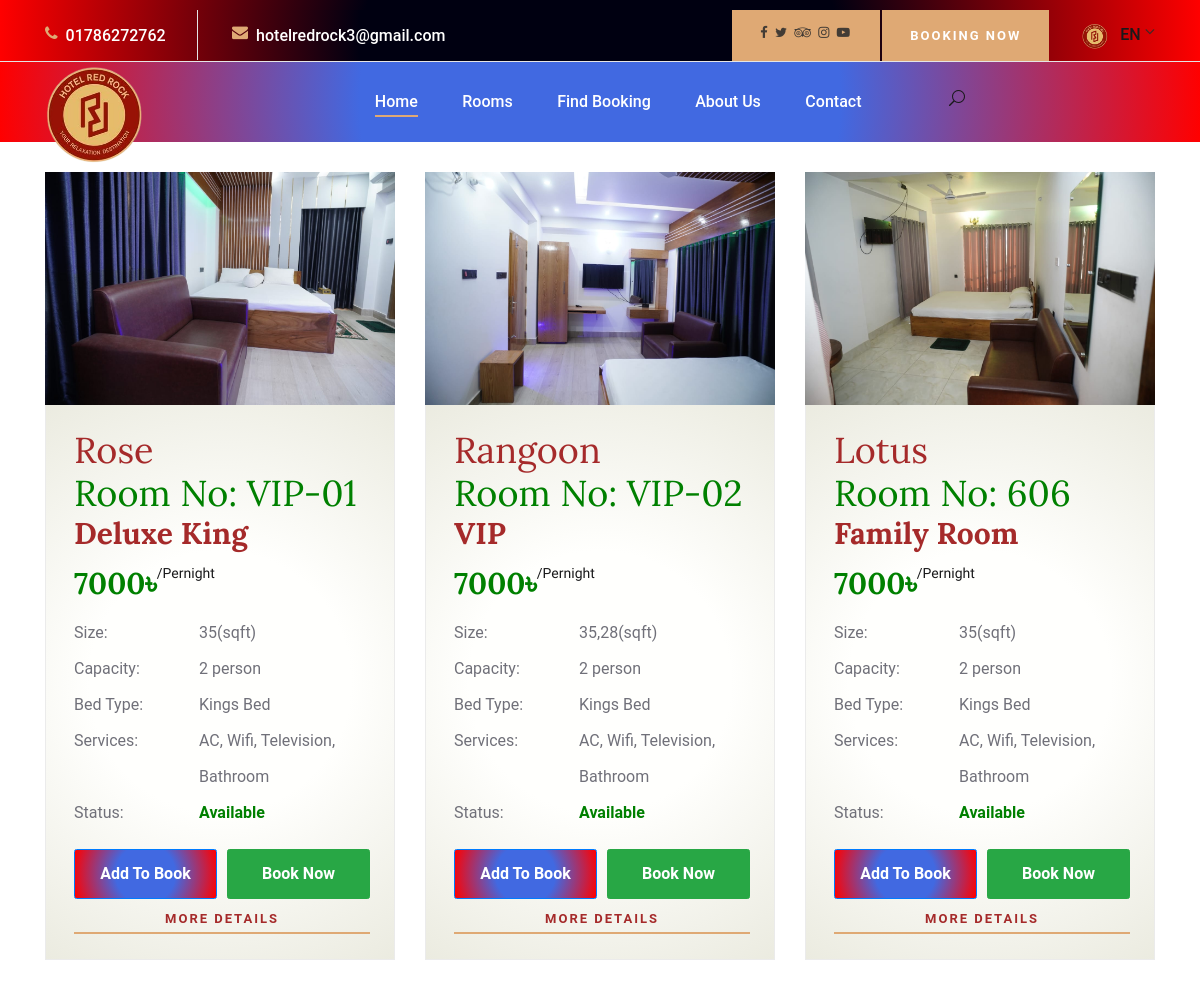
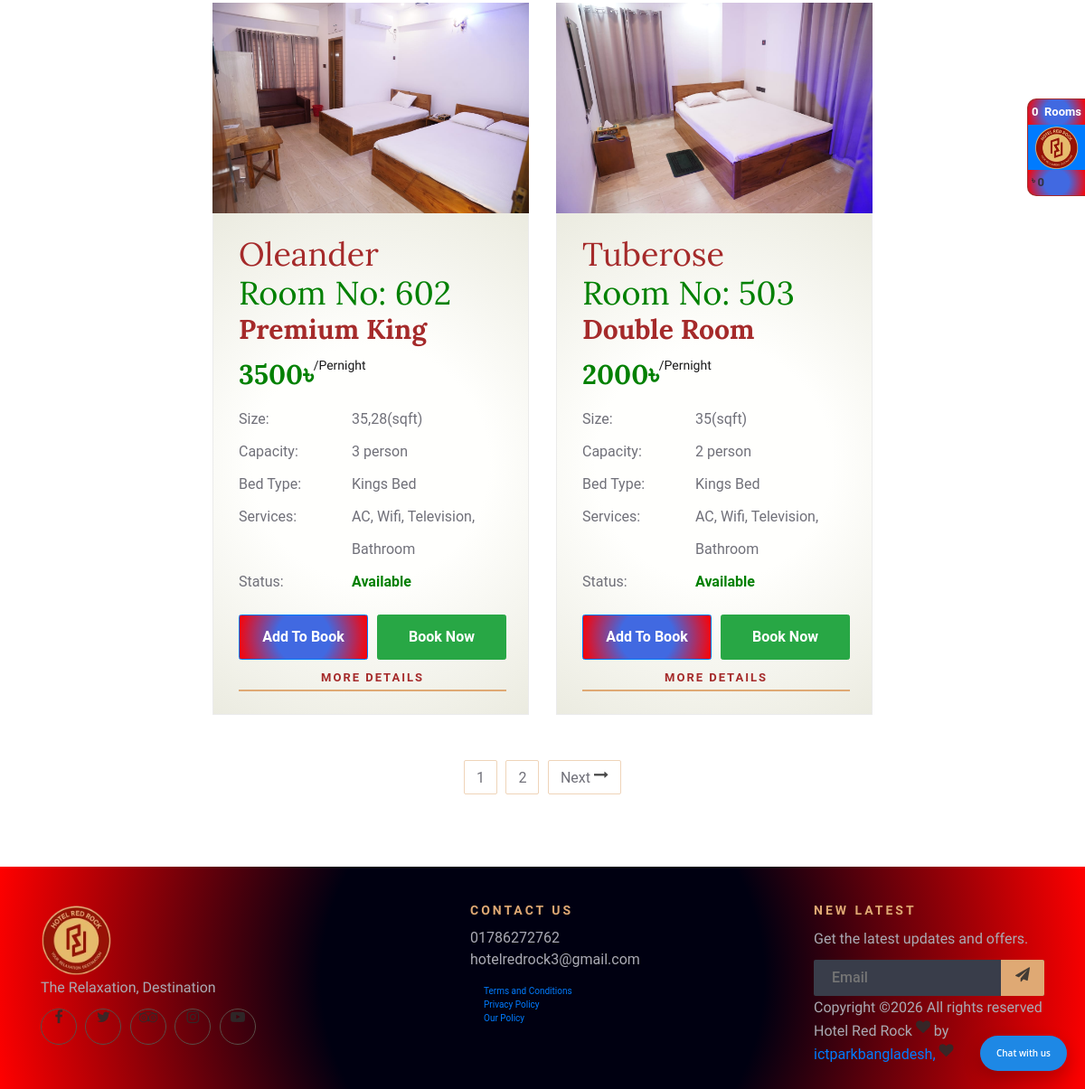
/rooms/, run on the app's committed database (2 pictures, top to bottom).
### rooms/models.py (models this page shows, shortened)
class Room(models.Model):
    serial=models.IntegerField(default=0)
    name=models.CharField(max_length=100,unique=True)
    name_eng=models.CharField(max_length=100,unique=True)
    room_no=models.CharField(max_length=100,unique=True)
    room_type=models.ForeignKey(RoomType,blank=True,null=True,on_delete=models.SET_NULL)
    bed_type=models.ForeignKey(BedType,blank=True,null=True,on_delete=models.SET_NULL)
    status=models.CharField(max_length=100,blank=True,null=True)
    price=models.CharField(max_length=10,blank=True,null=True)
    person_occupancy=models.CharField(max_length=10,blank=True,null=True)
    number_of_beds=models.CharField(max_length=10,blank=True,null=True)
    size=models.CharField(max_length=10,blank=True,null=True)
    services=models.CharField(max_length=500,blank=True,null=True)
    description=RichTextField(blank=True,null=True)
    comment=models.ManyToManyField(Comment,blank=True,null=True)
    main_image=models.FileField(upload_to='media/room_images',blank=True,null=True,)
    second_image=models.FileField(upload_to='media/room_images',blank=True,null=True,)
    is_available=models.BooleanField(default=False)
    class Meta:
        ordering = ['serial']

class RoomType(models.Model):
    serial=models.IntegerField(default=0)
    name=models.CharField(max_length=100,unique=True)
    name_eng=models.CharField(max_length=100,unique=True)
    description=RichTextField(blank=True,null=True)
    occupancy=models.CharField(max_length=100,blank=True,null=True)
    bed_type=models.ManyToManyField(BedType,blank=True,null=True)
    price=models.CharField(max_length=10,blank=True,null=True)
    services=models.CharField(max_length=500,blank=True,null=True)
    comment=models.ManyToManyField(Comment,blank=True,null=True)
    main_image=models.FileField(upload_to='media/room_type_images',blank=True,null=True,)
    second_image=models.FileField(upload_to='media/room_type_images',blank=True,null=True,)

class BedType(models.Model):
    serial=models.IntegerField(default=0)
    name=models.CharField(max_length=100,unique=True)
    name_eng=models.CharField(max_length=100,unique=True)
    description=models.CharField(max_length=500,blank=True,null=True)
    occupancy=models.CharField(max_length=100,blank=True,null=True)

### rhms/models.py (models this page shows, shortened)
class HotelDetails(models.Model):
    serial=models.IntegerField(default=10)
    title=models.CharField(max_length=100,unique=True)
    title_en=models.CharField(max_length=100,unique=True)
    title_short=models.CharField(max_length=100,blank=True,null=True)
    title_short_en=models.CharField(max_length=100,blank=True,null=True)
    slogan=models.CharField(max_length=100,blank=True,null=True)
    slogan_en=models.CharField(max_length=100,blank=True,null=True)
    license_no=models.CharField(max_length=25,blank=True,null=True)
    upazilla=models.ForeignKey(Upazilla, on_delete=models.CASCADE,blank=True,null=True)
    district=models.ForeignKey(District, on_delete=models.CASCADE,blank=True,null=True)
    logo=models.FileField(upload_to='media/logo',blank=True,null=True,)
    logo_en=models.FileField(upload_to='media/logo',blank=True,null=True,)
    logo_opacity=models.FileField(upload_to='media/logo',blank=True,null=True,)
    logo_opacity_en=models.FileField(upload_to='media/logo',blank=True,null=True,)
    monogram=models.FileField(upload_to='media/logo',blank=True,null=True)
    monogram_en=models.FileField(upload_to='media/logo',blank=True,null=True)
    link=models.URLField(max_length=200, blank=True, null=True)
    class Meta:
        ordering = ['title_en']
        verbose_name="প্রতিষ্ঠানের বিবরণ"
        verbose_name_plural="প্রতিষ্ঠানের বিবরণ"

### rooms/views.py (the view, shortened to what this page needs)
# urls.py: path('', views.Rooms.as_view(),name='rooms_view'),
class Rooms(View):
    template_name = 'rooms/rooms.html'
    def get(self, request, *args, **kwargs):
        rooms=Room.objects.all().order_by("serial")
        staffs=Staff.objects.all().order_by("serial")
        guests=Guest.objects.all().order_by("-id")
        context={}
        check_in = request.session.get('check_in')
        check_out = request.session.get('check_out')
        guests_count = request.session.get('guests')
        rooms_count = request.session.get('rooms_count')
        context['rooms']=rooms
        context['staffs']=staffs
        context['guests']=guests
        return render(request, self.template_name,context)

### templates/rooms/rooms.html (shortened to what this page needs)
{% extends 'basepage/basepage.html' %}
{% load static  %}
    {% block content %}
        <br><br>
         <section class="rooms-section spad">
        <div class="container">
            <div class="row justify-content-center">
                {% for room in rooms %}
                <div class="col-lg-4 col-md-6">
                        <div class="room-item" >
                           <img src="{% if room.main_image %}{{ room.main_image.url}} {% endif %}"  alt="">
                            <div class="ri-text" style="background: var(--service);">
                                <h2 style="color:brown">{{ room.name_eng }}</h2>
                                <h2 style="color:green"> Room No: {{ room.room_no }}</h2>
                                <h3 style="color:brown">{{ room.room_type.name_eng }}</h3>
                                <h3 style="color:green">{{ room.price }}&#x09F3;<span>/Pernight</span></h3>
                                <table >
                                    <tbody>
                                        <tr>
                                            <td class="r-o">Size:</td>
                                            <td>{{room.size}}(sqft)</td>
                                        </tr>
                                        <tr>
                                            <td class="r-o">Capacity:</td>
                                            <td> {{ room.person_occupancy }} person</td>
                                        </tr>
                                        <tr>
                                            <td class="r-o">Bed Type:</td>
                                            <td>{{ room.bed_type.name_eng }}</td>
                                        </tr>
                                        <tr>
                                            <td class="r-o">Services:</td>
                                            <td>{{ room.services }}</td>
                                        </tr>
                                        <tr>
                                                        <td class="r-o">Status:</td>
                                                        <td>
                                                            {% with status=room.display_status|default:room.status|default_if_none:"available"|lower %}
                                                                {% if status == 'available' %}
                                                                    <span style="color: green; font-weight: bold;">Available</span>
                                                                {% elif status == 'unavailable' %}
                                                                    <span style="color: gray; font-weight: bold;">Unavailable</span>
                                                                {% elif status == 'booked' %}
                                                                    <span style="color: orange; font-weight: bold;">
                                                                        Booked{% if room.booked_until %} till {{ room.booked_until }}{% endif %}
                                                                    </span>
                                                                {% elif status == 'occupied' %}
                                                                    <span style="color: red; font-weight: bold;">Occupied</span>
                                                                {% else %}
                                                                    <span style="color: green; font-weight: bold;">Available</span>
                                                                {% endif %}
                                                            {% endwith %}
                                                        </td>
                                                    </tr>
                                    </tbody>
                                </table>
                                            {% with status=room.display_status|default:room.status|default_if_none:"available"|lower %}
                                            <div style="display: flex; gap: 10px; margin-top: 15px;">
                                                {% if status == 'available' %}
                                                    <button id="room_{{ room.id }}" class="btn btn-primary" style="background: var(--weather); padding: 12px 24px; font-size: 16px; font-weight: 600; flex: 1;" onclick="addToCart( this.id )">Add To Book</button>
                                                    <button class="btn btn-success" style="padding: 12px 24px; font-size: 16px; font-weight: 600; flex: 1; text-align: center;" onclick="bookNowSingle('room_{{ room.id }}')">Book Now</button>
                                                {% endif %}
                                            </div>
                                            {% endwith %}
                                <a href="{% url 'room_details' room.id %}" class="primary-btn" style="color:brown; margin-top: 10px; display: block; text-align: center;">More Details</a>
                            </div>
                        </div>
                    </div>
                {% endfor %}
                <div class="col-lg-12">
                    <div class="room-pagination">
                        <a href="#">1</a>
                        <a href="#">2</a>
                        <a href="#">Next <i class="fa fa-long-arrow-right"></i></a>
                    </div>
                </div>
            </div>
        </div>
    </section>
    {% endblock content %}

### templates/basepage/basepage.html (shortened to what this page needs)
    <!DOCTYPE html>
    <html lang="en">
    {% load static  %}
    <head>
        <link rel="stylesheet" href="{% static 'css/ecom/main.3ffe20f2.css' %}" type="text/css">
        <link rel="stylesheet" href="{% static 'css/ecom/monami.css' %}" type="text/css">
        <link rel="stylesheet" href="{% static 'css/ecom/override.css' %}" type="text/css">
        <link rel="stylesheet" href="{% static 'css/bootstrap.min.css' %}" type="text/css">
        <link rel="stylesheet" href="{% static 'css/font-awesome.min.css' %}" type="text/css">
        <link rel="stylesheet" href="{% static 'css/elegant-icons.css' %}" type="text/css">
        <link rel="stylesheet" href="{% static 'css/flaticon.css' %}" type="text/css">
        <link rel="stylesheet" href="{% static 'css/owl.carousel.min.css' %}" type="text/css">
        <link rel="stylesheet" href="{% static 'css/nice-select.css' %}" type="text/css">
        <link rel="stylesheet" href="{% static 'css/jquery-ui.min.css' %}" type="text/css">
        <link rel="stylesheet" href="{% static 'css/magnific-popup.css' %}" type="text/css">
        <link rel="stylesheet" href="{% static 'css/slicknav.min.css' %}" type="text/css">
        <link rel="stylesheet" href="{% static 'css/style.css' %}" type="text/css">    <link rel="stylesheet" href="{% static 'css/responsive.css' %}" type="text/css">    <link rel="stylesheet" href="{% static 'css/mobile-enhancements.css' %}" type="text/css">    <link rel="stylesheet" href="{% static 'css/booking-form-enhanced.css' %}" type="text/css">    <link rel="stylesheet" href="{% static 'css/dropdown-fix.css' %}" type="text/css">    <link rel="stylesheet" href="{% static 'css/footer-compact.css' %}" type="text/css">    <link rel="stylesheet" href="{% static 'css/print-styles.css' %}" type="text/css" media="print">
    </head>
    <body>
    {% include 'components/navbarfront.html' %}
    {% block content %}
    {% endblock content %}
        <footer class="footer-section" style="background: var(--card)">
            <div class="container">
                <div class="footer-text">
                    <div class="row">
                        <div class="col-lg-4">
                            <div class="ft-about">
                                    <a href="#" style="text-align: center;">
                                        <img src="{{ LOGO.url }}" alt="" height="80px" width="80px" style="margin-auto">
                                    </a>
                                <p>{{ SLOGAN_ENG}}<br /> </p>
                                <div class="fa-social">
                                    <a href="https://www.facebook.com/p/Hotel-Red-Rock-Joypurhat-61554155192749/" target="_blank"><i class="fa fa-facebook"></i></a>
                                    <a href="https://www.facebook.com/p/Hotel-Red-Rock-Joypurhat-61554155192749/" target="_blank" ><i class="fa fa-twitter"></i></a>
                                    <a href="https://www.facebook.com/p/Hotel-Red-Rock-Joypurhat-61554155192749/" target="_blank"><i class="fa fa-tripadvisor"></i></a>
                                    <a href="https://www.facebook.com/p/Hotel-Red-Rock-Joypurhat-61554155192749/" target="_blank"><i class="fa fa-instagram"></i></a>
                                    <a href="https://www.facebook.com/watch/?v=929621535616302" target="_blank"><i class="fa fa-youtube-play"></i></a>
                                </div>
                            </div>
                        </div>
                        <div class="col-lg-3 offset-lg-1">
                            <div class="ft-contact">
                                <h6>Contact Us</h6>
                                <ul>
                                    <li>01786272762</li>
                                    <li>hotelredrock3@gmail.com</li>
                                </ul>
                            </div>
                            <div class="col-lg-7">
                            <ul>
                                <li><a href="#">Terms and Conditions</a></li>
                                <li><a href="#">Privacy Policy</a></li>
                                <li><a href="#">Our Policy</a></li>
                            </ul>
                        </div>
                        </div>
                        <div class="col-lg-3 offset-lg-1">
                            <div class="ft-newslatter">
                                <h6>New latest</h6>
                                <p>Get the latest updates and offers.</p>
                                <form action="#" class="fn-form">
                                    <input type="text" placeholder="Email">
                                    <button type="submit"><i class="fa fa-send"></i></button>
                                </form>
                            <div class="co-text"><p>
    Copyright &copy;<script>document.write(new Date().getFullYear());</script> All rights reserved {{ SITE_NAME_ENG }} <i class="fa fa-heart" aria-hidden="true"></i> by <a href="https://ictparkbd.com" target="_blank">ictparkbangladesh,</a>
    <i class="fa fa-heart" aria-hidden="true"></i></p></div>
                        </div>
                            </div>
                        </div>
                    </div>
                </div>
        </footer>
        <div id="minicart" onclick="showShopingCart(this.id)" class="cart_box_container cart_info" style="background: var(--weather)"><div class="cart-box"><div class="cart-items text-center text-white" style="background: var(--weather)"><span id="number_of_item_mini" class="cart-count" style="color: white;">{{ cart_rooms.count }}</span><span style="color: white;">&nbsp; {% if cart_rooms.count == 1 %} Room {% else %} Rooms {% endif %}</span></div><div class="cart-bag text-center"><img src="{{ LOGO.url }}" alt="img"></div><div class="cart-amount" style="background: var(--weather)"><span>৳ </span><span class="cart-amount-span" id="mini_cart_total">{{ total_cart_amount }}</span></div></div></div>
    <button id="chatbot-launcher" class="chatbot-launcher" type="button">Chat with us</button>
    </body>
    </html>

### data on the page
Room: main_image (picture), name_eng "Rose", room_no "VIP-01", room_type.name_eng "Deluxe King", price "7000", size "35", person_occupancy "2", bed_type.name_eng "Kings Bed", services "AC, Wifi, Television, Bathroom"
Room: main_image (picture), name_eng "Rangoon", room_no "VIP-02", room_type.name_eng "VIP", price "7000", size "35,28", person_occupancy "2", bed_type.name_eng "Kings Bed", services "AC, Wifi, Television, Bathroom"
Room: main_image (picture), name_eng "Lotus", room_no "606", room_type.name_eng "Family Room", price "7000", size "35", person_occupancy "2", bed_type.name_eng "Kings Bed", services "AC, Wifi, Television, Bathroom"
Room: main_image (picture), name_eng "Oleander", room_no "602", room_type.name_eng "Premium King", price "3500", size "35,28", person_occupancy "3", bed_type.name_eng "Kings Bed", services "AC, Wifi, Television, Bathroom"
Room: main_image (picture), name_eng "Tuberose", room_no "503", room_type.name_eng "Double Room", price "2000", size "35", person_occupancy "2", bed_type.name_eng "Kings Bed", services "AC, Wifi, Television, Bathroom"
HotelDetails: slogan_en "The Relaxation, Destination", title_en "Hotel Red Rock"

### other printed values
{{ cart_rooms.count }} "0"
{{ total_cart_amount }} "0"
